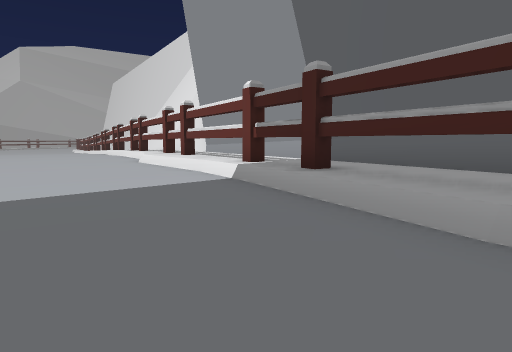
view 1 (above)

18 first-person views from a walk through a Unity game level. The camera is 1.4 m above the floor, tilts 6° down and sees 75° across. The floor is counted in squares, 2 m on a side. Each view is taken from the middle of a square. On the plan, view 1 faces up. The plan holds only what a view shows up to about 10 squares ahead; the rest is blank. The place goes on beyond the plan.

view 2
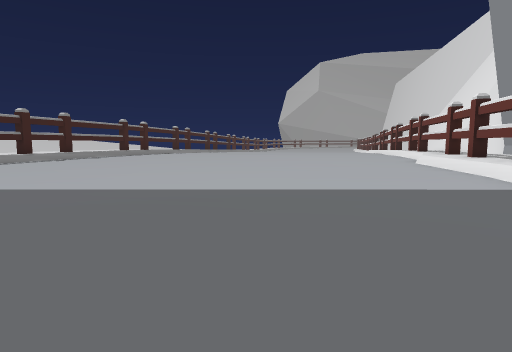

view 3
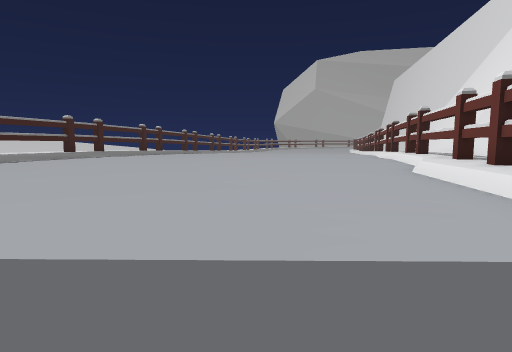

view 4
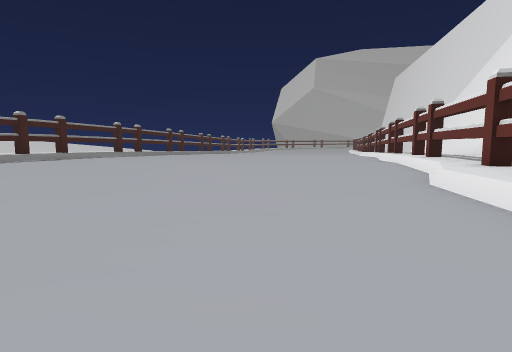

view 5
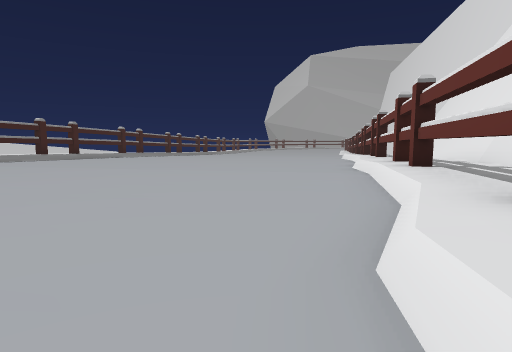

view 6
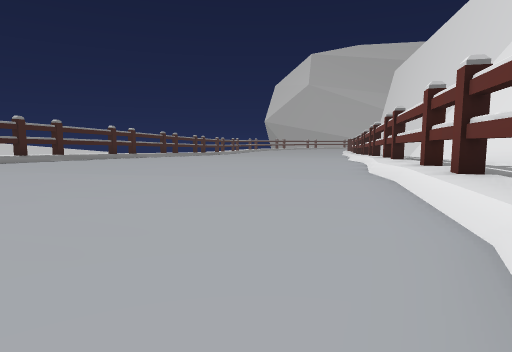

view 7
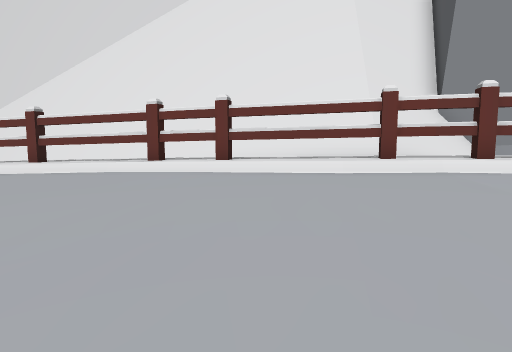

view 8
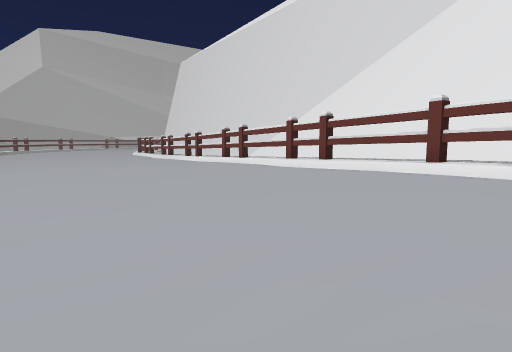

view 9
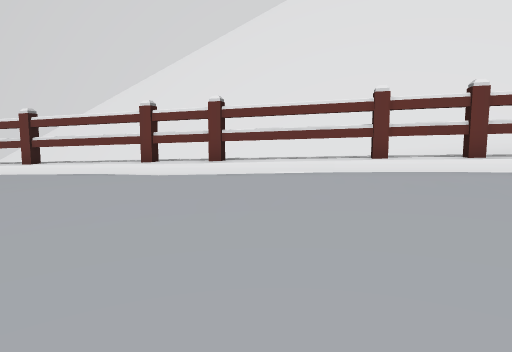

view 10
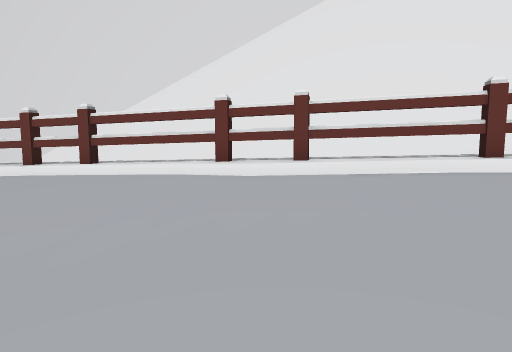

view 11
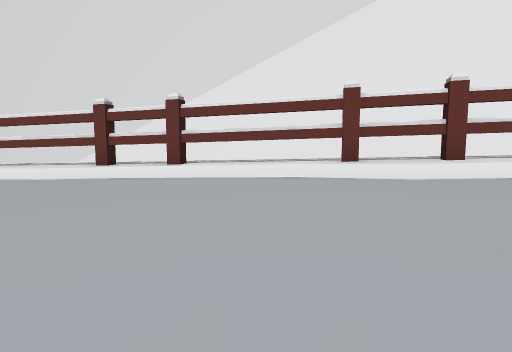

view 12
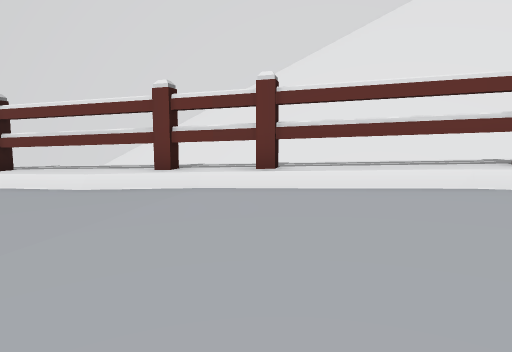

view 13
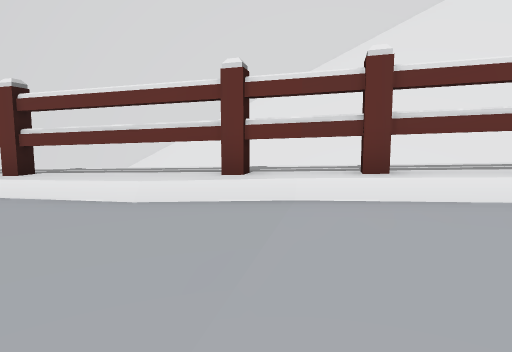

view 14
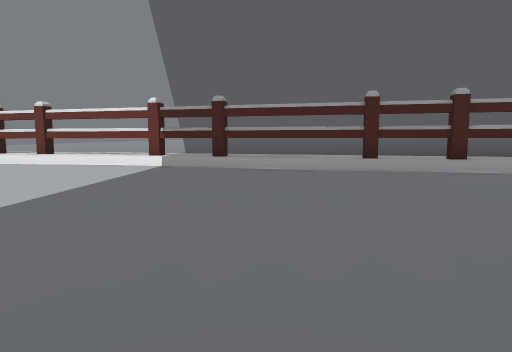

view 15
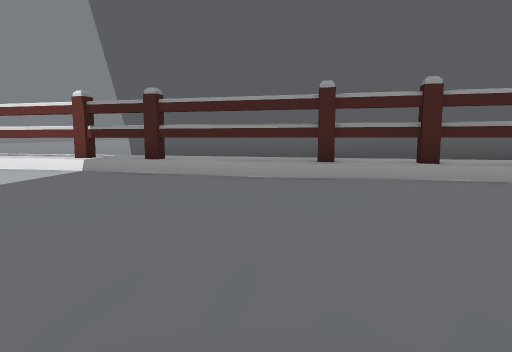

view 16
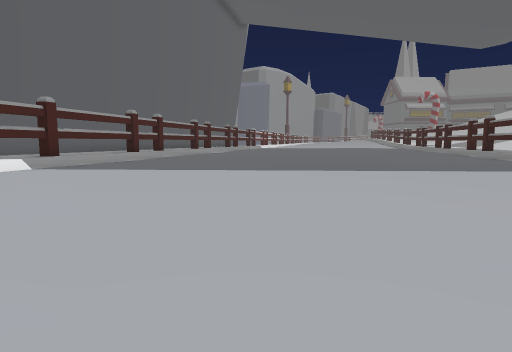

view 17
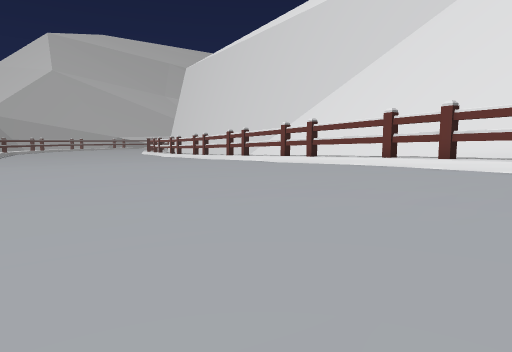

view 18
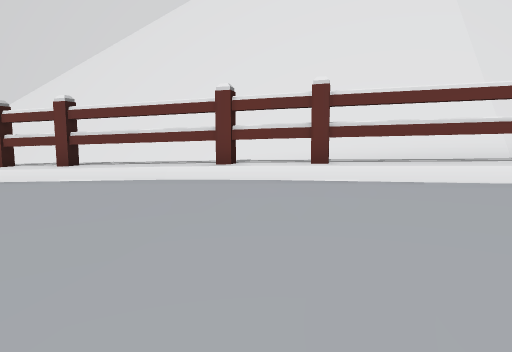

### Floor plan
Key: @ floor where view 1 was taken; # wall or solid block; . main floor; - floor 0.25 m lower than the main floor; _ floor 0.5 m lower than the main floor; < floor 0.75 m lower than the main floor; ( floor 1 m lower than the main floor; ! floor 1.25 m lower than the main floor; / step, stairs or slope; = window, fence, low wall or low ledge.
Columns run from 19 left of view 1 to 5 right of it. Each row starts with its distance up from view 1.
 36  ##
 35  ##
 34  !##
 33 !((##
 32 (((##
 31 ((((##
 30 ((((<#
 29 (((<<##=
 28 (<<<</##
 27 <<<<<<-#
 26 <<<<<<_##
 25 <<<<___.#
 24 <<<_____##
 23 <________##
 22 _______--##
 21 ______----##
 20 _____------#
 19 ___--------##
 18 __---------.##
 17 _---------..##
 16  --------....##
 15   ------......#
 14   ----........##
 13    --..........#
 12    -...........##
 11     ............##
 10       ..........###
  9        ........../#
  8       .........../##
  7       .............#
  6        ............##
  5        .............#
  4         ............##
  3         .............##
  2         .............###
  1          .............##
  0           .........@...##
 -1           .............##
 -2           ...........

Where each view was taken, in squares from view 1:
view 1: 0 up, 0 right, facing up
view 2: 0 up, 0 right, facing up-left
view 3: 3 up, 1 left, facing up-left
view 4: 5 up, 2 left, facing up-left
view 5: 9 up, 3 left, facing up-left
view 6: 10 up, 4 left, facing up-left
view 7: 14 up, 14 left, facing up-right
view 8: 14 up, 14 left, facing up
view 9: 19 up, 17 left, facing up-right
view 10: 21 up, 18 left, facing up-right
view 11: 24 up, 19 left, facing up-right
view 12: 27 up, 19 left, facing up-right
view 13: 29 up, 19 left, facing up-right
view 14: 2 down, 5 left, facing up-right
view 15: 2 down, 3 left, facing up-right
view 16: 8 up, 10 left, facing down-right
view 17: 11 up, 14 left, facing up
view 18: 17 up, 14 left, facing up-right
